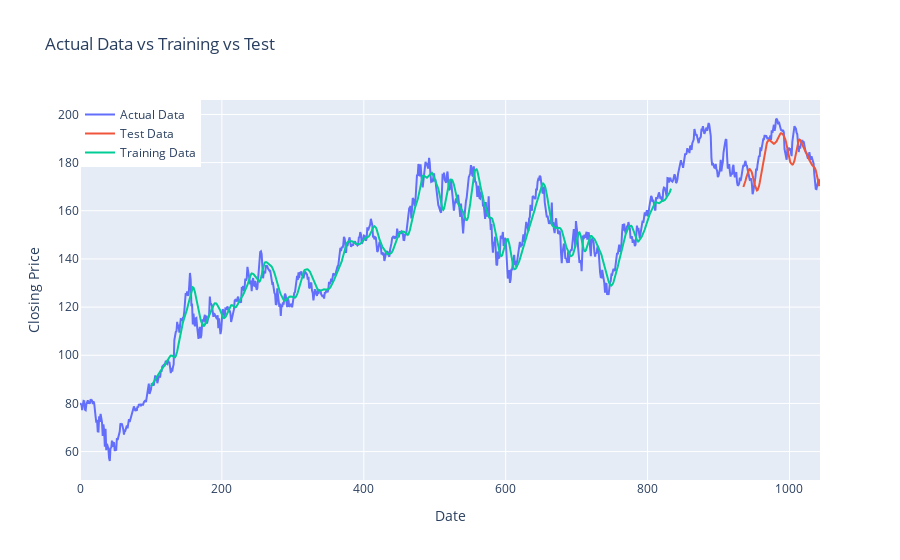

Notebook code for this chart:
### Code cell
# Create traces for all three datasets
trace_actual = go.Scatter(x=df2.index, y=df2['Close'], mode='lines', name='Actual Data', line=dict(width=2))
trace_test = go.Scatter(x=df2.index[len(df2) - len(testPredictPlot):], y=testPredictPlot.flatten(), mode='lines', name='Test Data', line=dict(width=2))
trace_train = go.Scatter(x=df2.index[:len(trainPredictPlot)], y=trainPredictPlot.values.flatten(), mode='lines', name='Training Data', line=dict(width=2))

# Plot layout for all datasets
layout_all = go.Layout(
    title='Actual Data vs Training vs Test',
    xaxis=dict(title='Date'),
    yaxis=dict(title='Closing Price'),
    legend=dict(x=0, y=1, traceorder="normal")
)

# Create figure for all datasets
fig_all = go.Figure(data=[trace_actual, trace_test, trace_train], layout=layout_all)

# Show plot for all datasets
fig_all.show()

### Figure 1 — Plotly figure (JSON) as saved in the notebook; plotly's stock layout.template omitted (floating-point values rounded to 4 significant figures; data arrays with more than 128 entries replaced by an {"elided": "..."} marker saying what was removed)
{"data": [{"line": {"width": 2}, "mode": "lines", "name": "Actual Data", "type": "scatter", "x": {"elided": "1044 int values"}, "y": {"elided": "1044 float values"}}, {"line": {"width": 2}, "mode": "lines", "name": "Test Data", "type": "scatter", "x": {"elided": "1044 int values"}, "y": {"elided": "1044 float values"}}, {"line": {"width": 2}, "mode": "lines", "name": "Training Data", "type": "scatter", "x": {"elided": "1044 int values"}, "y": {"elided": "1044 float values"}}], "layout": {"autosize": true, "legend": {"traceorder": "normal", "x": 0, "y": 1}, "title": {"text": "Actual Data vs Training vs Test"}, "xaxis": {"autorange": true, "range": [0, 1043], "title": {"text": "Date"}, "type": "linear"}, "yaxis": {"autorange": true, "range": [48.2, 206.0], "title": {"text": "Closing Price"}, "type": "linear"}}}
